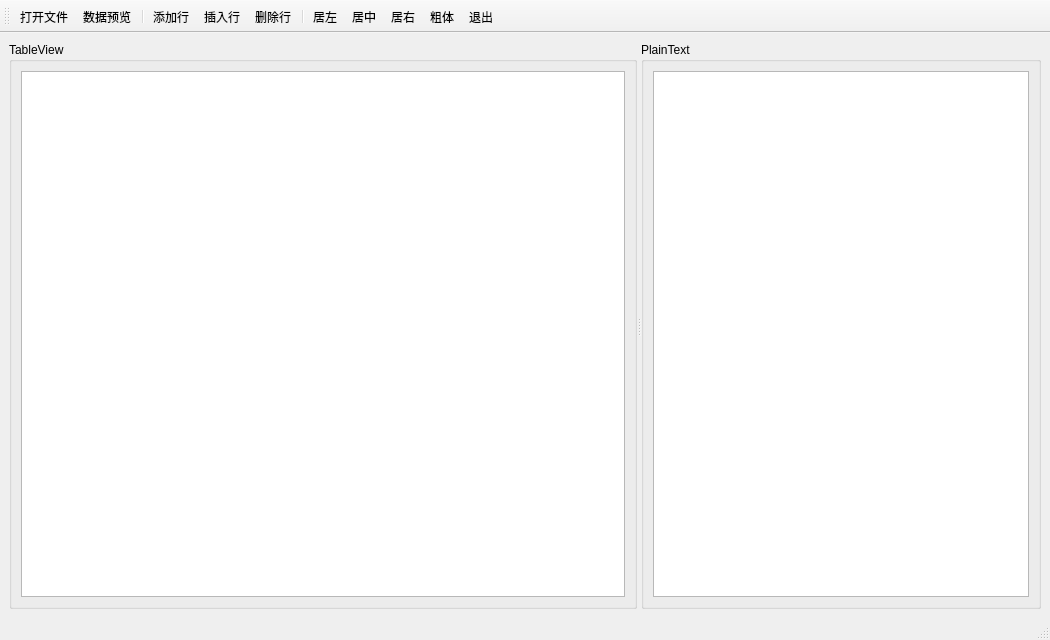
<?xml version="1.0" encoding="UTF-8"?>
<ui version="4.0">
 <class>QtTableV</class>
 <widget class="QMainWindow" name="QtTableV">
  <property name="geometry">
   <rect>
    <x>0</x>
    <y>0</y>
    <width>1050</width>
    <height>640</height>
   </rect>
  </property>
  <property name="windowTitle">
   <string>QtTableV</string>
  </property>
  <widget class="QWidget" name="centralwidget">
   <layout class="QHBoxLayout" name="horizontalLayout">
    <item>
     <widget class="QSplitter" name="splitter">
      <property name="orientation">
       <enum>Qt::Horizontal</enum>
      </property>
      <widget class="QGroupBox" name="groupBox">
       <property name="title">
        <string>TableView</string>
       </property>
       <layout class="QVBoxLayout" name="verticalLayout">
        <item>
         <widget class="QTableView" name="tableView"/>
        </item>
       </layout>
      </widget>
      <widget class="QGroupBox" name="groupBox_2">
       <property name="maximumSize">
        <size>
         <width>400</width>
         <height>16777215</height>
        </size>
       </property>
       <property name="title">
        <string>PlainText</string>
       </property>
       <layout class="QVBoxLayout" name="verticalLayout_2">
        <item>
         <widget class="QPlainTextEdit" name="plainTextEdit"/>
        </item>
       </layout>
      </widget>
     </widget>
    </item>
   </layout>
  </widget>
  <widget class="QStatusBar" name="statusbar"/>
  <widget class="QToolBar" name="toolBar">
   <property name="contextMenuPolicy">
    <enum>Qt::NoContextMenu</enum>
   </property>
   <property name="windowTitle">
    <string>toolBar</string>
   </property>
   <property name="toolButtonStyle">
    <enum>Qt::ToolButtonIconOnly</enum>
   </property>
   <property name="floatable">
    <bool>true</bool>
   </property>
   <attribute name="toolBarArea">
    <enum>TopToolBarArea</enum>
   </attribute>
   <attribute name="toolBarBreak">
    <bool>false</bool>
   </attribute>
   <addaction name="actionOpenFile"/>
   <addaction name="actionPreViewData"/>
   <addaction name="separator"/>
   <addaction name="actionAppRow"/>
   <addaction name="actionInsertRow"/>
   <addaction name="actionDeleteRow"/>
   <addaction name="separator"/>
   <addaction name="actionAlignLeft"/>
   <addaction name="actionAlignCenter"/>
   <addaction name="actionAlignRight"/>
   <addaction name="actionTextBold"/>
   <addaction name="actionQuit"/>
  </widget>
  <action name="actionOpenFile">
   <property name="icon">
    <iconset resource="res.qrc">
     <normaloff>:/icon_table/dakaiwenjianjia.svg</normaloff>:/icon_table/dakaiwenjianjia.svg</iconset>
   </property>
   <property name="text">
    <string>打开文件</string>
   </property>
   <property name="toolTip">
    <string>OpenFile</string>
   </property>
   <property name="menuRole">
    <enum>QAction::NoRole</enum>
   </property>
  </action>
  <action name="actionPreViewData">
   <property name="icon">
    <iconset resource="res.qrc">
     <normaloff>:/icon_table/yulan.svg</normaloff>:/icon_table/yulan.svg</iconset>
   </property>
   <property name="text">
    <string>数据预览</string>
   </property>
   <property name="menuRole">
    <enum>QAction::NoRole</enum>
   </property>
  </action>
  <action name="actionAppRow">
   <property name="icon">
    <iconset resource="res.qrc">
     <normaloff>:/icon_table/tianjiahang.svg</normaloff>:/icon_table/tianjiahang.svg</iconset>
   </property>
   <property name="text">
    <string>添加行</string>
   </property>
   <property name="menuRole">
    <enum>QAction::NoRole</enum>
   </property>
  </action>
  <action name="actionInsertRow">
   <property name="icon">
    <iconset resource="res.qrc">
     <normaloff>:/icon_table/light-component-kv-KVinsert.svg</normaloff>:/icon_table/light-component-kv-KVinsert.svg</iconset>
   </property>
   <property name="text">
    <string>插入行</string>
   </property>
   <property name="menuRole">
    <enum>QAction::NoRole</enum>
   </property>
  </action>
  <action name="actionDeleteRow">
   <property name="icon">
    <iconset resource="res.qrc">
     <normaloff>:/icon_table/shanchuhang.svg</normaloff>:/icon_table/shanchuhang.svg</iconset>
   </property>
   <property name="text">
    <string>删除行</string>
   </property>
   <property name="menuRole">
    <enum>QAction::NoRole</enum>
   </property>
  </action>
  <action name="actionAlignLeft">
   <property name="icon">
    <iconset resource="res.qrc">
     <normaloff>:/icon_table/juzuo.svg</normaloff>:/icon_table/juzuo.svg</iconset>
   </property>
   <property name="text">
    <string>居左</string>
   </property>
   <property name="menuRole">
    <enum>QAction::NoRole</enum>
   </property>
  </action>
  <action name="actionAlignCenter">
   <property name="icon">
    <iconset resource="res.qrc">
     <normaloff>:/icon_table/juzhong.svg</normaloff>:/icon_table/juzhong.svg</iconset>
   </property>
   <property name="text">
    <string>居中</string>
   </property>
   <property name="menuRole">
    <enum>QAction::NoRole</enum>
   </property>
  </action>
  <action name="actionAlignRight">
   <property name="icon">
    <iconset resource="res.qrc">
     <normaloff>:/icon_table/juyou.svg</normaloff>:/icon_table/juyou.svg</iconset>
   </property>
   <property name="text">
    <string>居右</string>
   </property>
   <property name="menuRole">
    <enum>QAction::NoRole</enum>
   </property>
  </action>
  <action name="actionTextBold">
   <property name="icon">
    <iconset resource="res.qrc">
     <normaloff>:/icon_table/ziyuan.svg</normaloff>:/icon_table/ziyuan.svg</iconset>
   </property>
   <property name="text">
    <string>粗体</string>
   </property>
   <property name="menuRole">
    <enum>QAction::NoRole</enum>
   </property>
  </action>
  <action name="actionQuit">
   <property name="icon">
    <iconset resource="res.qrc">
     <normaloff>:/icon_table/tuichu_2.svg</normaloff>:/icon_table/tuichu_2.svg</iconset>
   </property>
   <property name="text">
    <string>退出</string>
   </property>
   <property name="menuRole">
    <enum>QAction::NoRole</enum>
   </property>
  </action>
 </widget>
 <resources>
  <include location="res.qrc"/>
 </resources>
 <connections/>
</ui>
